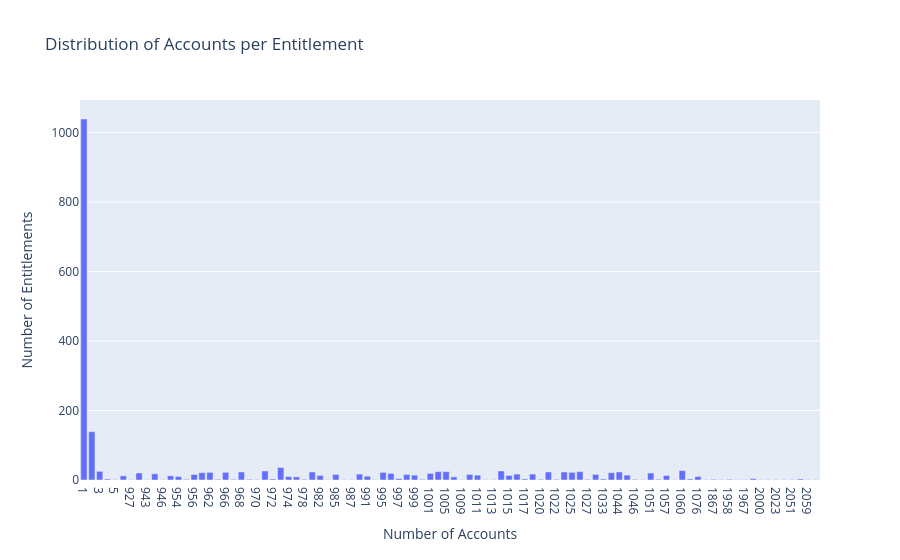

Notebook source saved alongside this figure:
### Markdown cell above
### Distribution of accounts per entitlement:

### Code cell
# --- Analysis for entitlement to account mapping ---

# Group by 'entitlement_id' and count the number of unique accounts for each entitlement
accounts_per_entitlement = account_entitlements_df.groupby('entitlement_id')['account_id'].nunique()

# Get the distribution of the number of accounts per entitlement
account_dist_per_entitlement = accounts_per_entitlement.value_counts().sort_index()

print("Distribution of accounts per entitlement:")
print(account_dist_per_entitlement)

# Create a bar plot of the distribution
import plotly.express as px
fig = px.bar(
    x=account_dist_per_entitlement.index, 
    y=account_dist_per_entitlement.values, 
    labels={'x':'Number of Accounts', 'y':'Number of Entitlements'},
    title='Distribution of Accounts per Entitlement'
)
fig.update_layout(xaxis_type='category')
fig.show()

### Figure 1 — Plotly figure (JSON) as saved in the notebook; plotly's stock layout.template omitted (floating-point values rounded to 4 significant figures)
{"data": [{"hovertemplate": "Number of Accounts=%{x}<br>Number of Entitlements=%{y}<extra></extra>", "legendgroup": "", "marker": {"color": "#636efa", "pattern": {"shape": ""}}, "name": "", "orientation": "v", "showlegend": false, "textposition": "auto", "type": "bar", "x": [1, 2, 3, 4, 5, 926, 927, 941, 943, 945, 946, 953, 954, 955, 956, 960, 962, 963, 966, 967, 968, 969, 970, 971, 972, 973, 974, 977, 978, 979, 982, 983, 985, 986, 987, 990, 991, 993, 995, 996, 997, 998, 999, 1000, 1001, 1004, 1005, 1008, 1009, 1010, 1011, 1012, 1013, 1014, 1015, 1016, 1017, 1019, 1020, 1021, 1022, 1024, 1025, 1026, 1027, 1032, 1033, 1041, 1044, 1045, 1046, 1047, 1051, 1052, 1057, 1058, 1060, 1061, 1076, 1078, 1867, 1924, 1958, 1960, 1967, 1989, 2000, 2016, 2023, 2045, 2051, 2052, 2059, 2068], "xaxis": "x", "y": [1039, 139, 25, 3, 1, 12, 1, 20, 1, 18, 1, 12, 10, 2, 16, 21, 22, 2, 22, 2, 23, 2, 1, 26, 3, 36, 10, 9, 2, 23, 13, 1, 16, 1, 1, 17, 11, 1, 22, 19, 4, 16, 14, 2, 19, 24, 24, 9, 1, 16, 14, 1, 1, 26, 13, 17, 3, 17, 2, 23, 2, 23, 22, 24, 2, 16, 3, 21, 23, 14, 2, 1, 20, 2, 13, 1, 27, 3, 10, 1, 2, 1, 2, 1, 1, 4, 1, 1, 1, 1, 1, 3, 1, 1], "yaxis": "y"}], "layout": {"barmode": "relative", "legend": {"tracegroupgap": 0}, "title": {"text": "Distribution of Accounts per Entitlement"}, "xaxis": {"anchor": "y", "domain": [0, 1], "title": {"text": "Number of Accounts"}, "type": "category"}, "yaxis": {"anchor": "x", "domain": [0, 1], "title": {"text": "Number of Entitlements"}}}}
